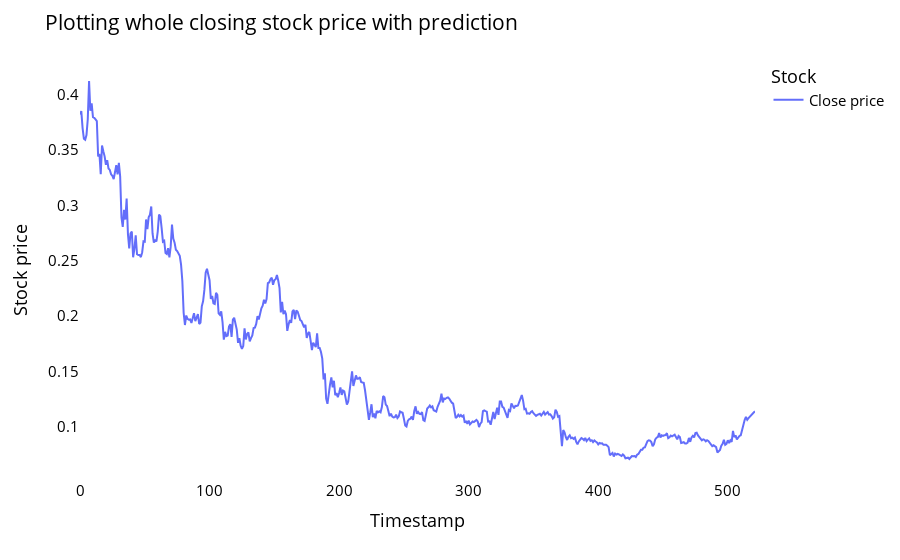

Notebook source saved alongside this figure:
### Markdown cell above
- # Plotting entire Closing Stock Price with next 30 days period of prediction

### Code cell
lstmdf=closedf.tolist()
lstmdf.extend((np.array(lst_output).reshape(-1,1)).tolist())
lstmdf=scaler.inverse_transform(lstmdf).reshape(1,-1).tolist()[0]

names = cycle(['Close price'])

fig = px.line(lstmdf,labels={'value': 'Stock price','index': 'Timestamp'})
fig.update_layout(title_text='Plotting whole closing stock price with prediction',
                  plot_bgcolor='white', font_size=15, font_color='black',legend_title_text='Stock')

fig.for_each_trace(lambda t:  t.update(name = next(names)))

fig.update_xaxes(showgrid=False)
fig.update_yaxes(showgrid=False)
fig.show()

### Figure 1 — Plotly figure (JSON) as saved in the notebook; plotly's stock layout.template omitted (floating-point values rounded to 4 significant figures; data arrays with more than 128 entries replaced by an {"elided": "..."} marker saying what was removed)
{"data": [{"hovertemplate": "variable=0<br>Timestamp=%{x}<br>Stock price=%{y}<extra></extra>", "legendgroup": "0", "line": {"color": "#636efa", "dash": "solid"}, "marker": {"symbol": "circle"}, "mode": "lines", "name": "Close price", "orientation": "v", "showlegend": true, "type": "scatter", "x": {"elided": "522 int values"}, "xaxis": "x", "y": {"elided": "522 float values"}, "yaxis": "y"}], "layout": {"font": {"color": "black", "size": 15}, "legend": {"title": {"text": "Stock"}, "tracegroupgap": 0}, "margin": {"t": 60}, "plot_bgcolor": "white", "title": {"text": "Plotting whole closing stock price with prediction"}, "xaxis": {"anchor": "y", "domain": [0, 1], "showgrid": false, "title": {"text": "Timestamp"}}, "yaxis": {"anchor": "x", "domain": [0, 1], "showgrid": false, "title": {"text": "Stock price"}}}}
